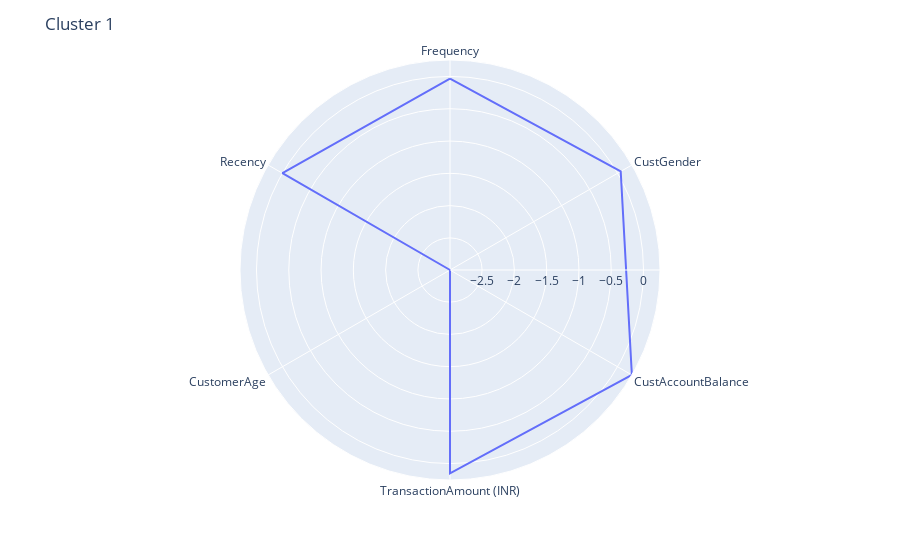
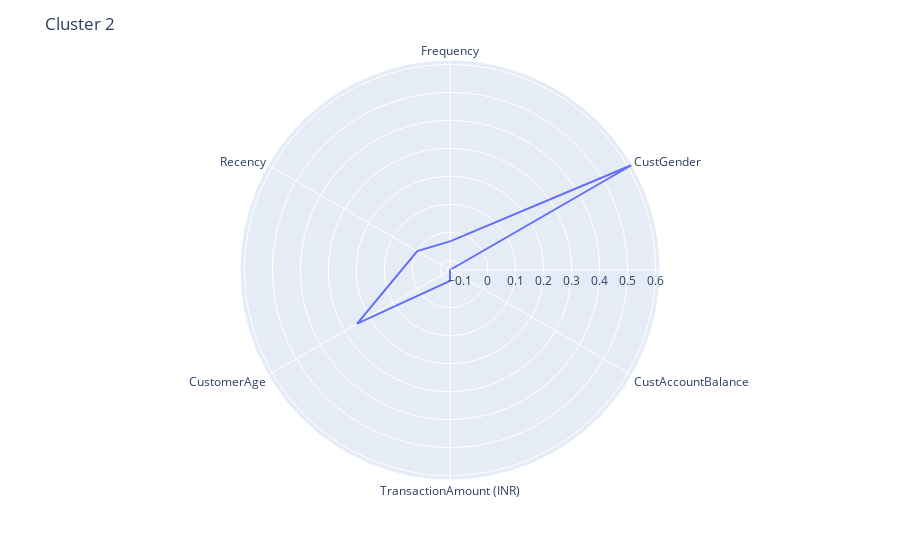
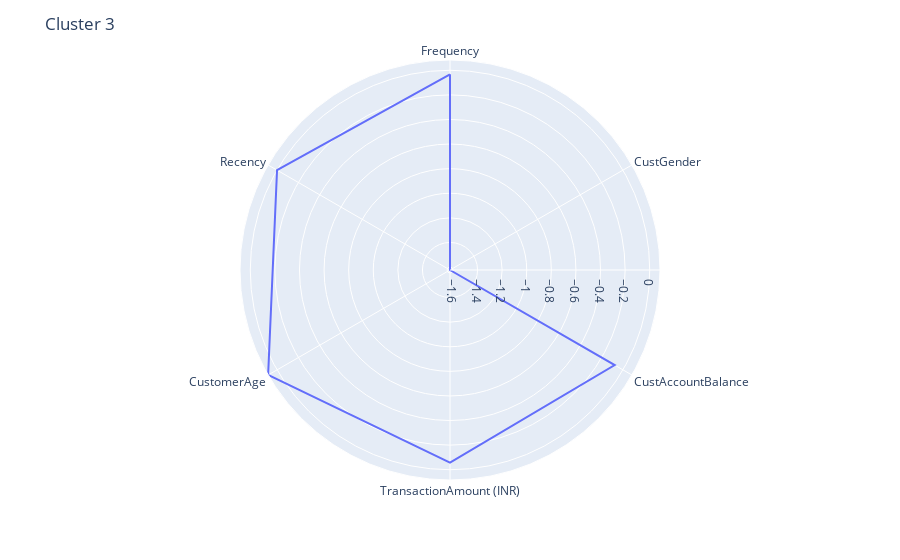
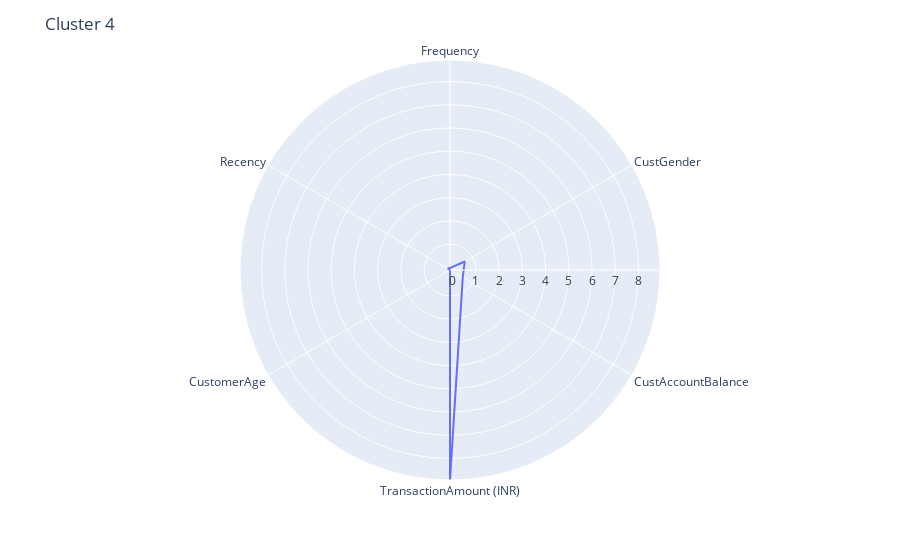

Source (notebook cell) for these figures, in order:
### Markdown cell above
# Cluster Analysis

### Code cell
def plot_cluster(n_cluster):
    cluster = df_scaled[df_scaled['Label']==n_cluster].loc[:,:"Recency"]

    fig = px.line_polar(cluster,
                        r = cluster.mean().tolist(),
                        theta = cluster.columns.tolist(),
                        line_close = True)
    fig.update_layout(
        title="Cluster {}".format(n_cluster+1),
    )
    fig.show()

for i in range(0,6):
    plot_cluster(i)

### Figure 1 — Plotly figure (JSON) as saved in the notebook; plotly's stock layout.template omitted (floating-point values rounded to 4 significant figures)
{"data": [{"hovertemplate": "r=%{r}<br>theta=%{theta}<extra></extra>", "legendgroup": "", "line": {"color": "#636efa", "dash": "solid"}, "marker": {"symbol": "circle"}, "mode": "lines", "name": "", "r": [-0.0326, 0.05587, 0.2553, 0.1526, -2.997, 0, -0.0326], "showlegend": false, "subplot": "polar", "theta": ["Frequency", "CustGender", "CustAccountBalance", "TransactionAmount (INR)", "CustomerAge", "Recency", "Frequency"], "type": "scatterpolar"}], "layout": {"legend": {"tracegroupgap": 0}, "margin": {"t": 60}, "polar": {"angularaxis": {"direction": "clockwise", "rotation": 90}, "domain": {"x": [0, 1], "y": [0, 1]}}, "title": {"text": "Cluster 1"}}}

### Figure 2 — Plotly figure (JSON) as saved in the notebook; plotly's stock layout.template omitted (floating-point values rounded to 4 significant figures)
{"data": [{"hovertemplate": "r=%{r}<br>theta=%{theta}<extra></extra>", "legendgroup": "", "line": {"color": "#636efa", "dash": "solid"}, "marker": {"symbol": "circle"}, "mode": "lines", "name": "", "r": [-0.0326, 0.6158, -0.135, -0.09572, 0.2482, 0, -0.0326], "showlegend": false, "subplot": "polar", "theta": ["Frequency", "CustGender", "CustAccountBalance", "TransactionAmount (INR)", "CustomerAge", "Recency", "Frequency"], "type": "scatterpolar"}], "layout": {"legend": {"tracegroupgap": 0}, "margin": {"t": 60}, "polar": {"angularaxis": {"direction": "clockwise", "rotation": 90}, "domain": {"x": [0, 1], "y": [0, 1]}}, "title": {"text": "Cluster 2"}}}

### Figure 3 — Plotly figure (JSON) as saved in the notebook; plotly's stock layout.template omitted (floating-point values rounded to 4 significant figures)
{"data": [{"hovertemplate": "r=%{r}<br>theta=%{theta}<extra></extra>", "legendgroup": "", "line": {"color": "#636efa", "dash": "solid"}, "marker": {"symbol": "circle"}, "mode": "lines", "name": "", "r": [-0.0326, -1.624, -0.07743, -0.05769, 0.08361, 0, -0.0326], "showlegend": false, "subplot": "polar", "theta": ["Frequency", "CustGender", "CustAccountBalance", "TransactionAmount (INR)", "CustomerAge", "Recency", "Frequency"], "type": "scatterpolar"}], "layout": {"legend": {"tracegroupgap": 0}, "margin": {"t": 60}, "polar": {"angularaxis": {"direction": "clockwise", "rotation": 90}, "domain": {"x": [0, 1], "y": [0, 1]}}, "title": {"text": "Cluster 3"}}}

### Figure 4 — Plotly figure (JSON) as saved in the notebook; plotly's stock layout.template omitted (floating-point values rounded to 4 significant figures)
{"data": [{"hovertemplate": "r=%{r}<br>theta=%{theta}<extra></extra>", "legendgroup": "", "line": {"color": "#636efa", "dash": "solid"}, "marker": {"symbol": "circle"}, "mode": "lines", "name": "", "r": [-0.0326, 0.6158, 0.5174, 8.926, -0.1164, 0, -0.0326], "showlegend": false, "subplot": "polar", "theta": ["Frequency", "CustGender", "CustAccountBalance", "TransactionAmount (INR)", "CustomerAge", "Recency", "Frequency"], "type": "scatterpolar"}], "layout": {"legend": {"tracegroupgap": 0}, "margin": {"t": 60}, "polar": {"angularaxis": {"direction": "clockwise", "rotation": 90}, "domain": {"x": [0, 1], "y": [0, 1]}}, "title": {"text": "Cluster 4"}}}
